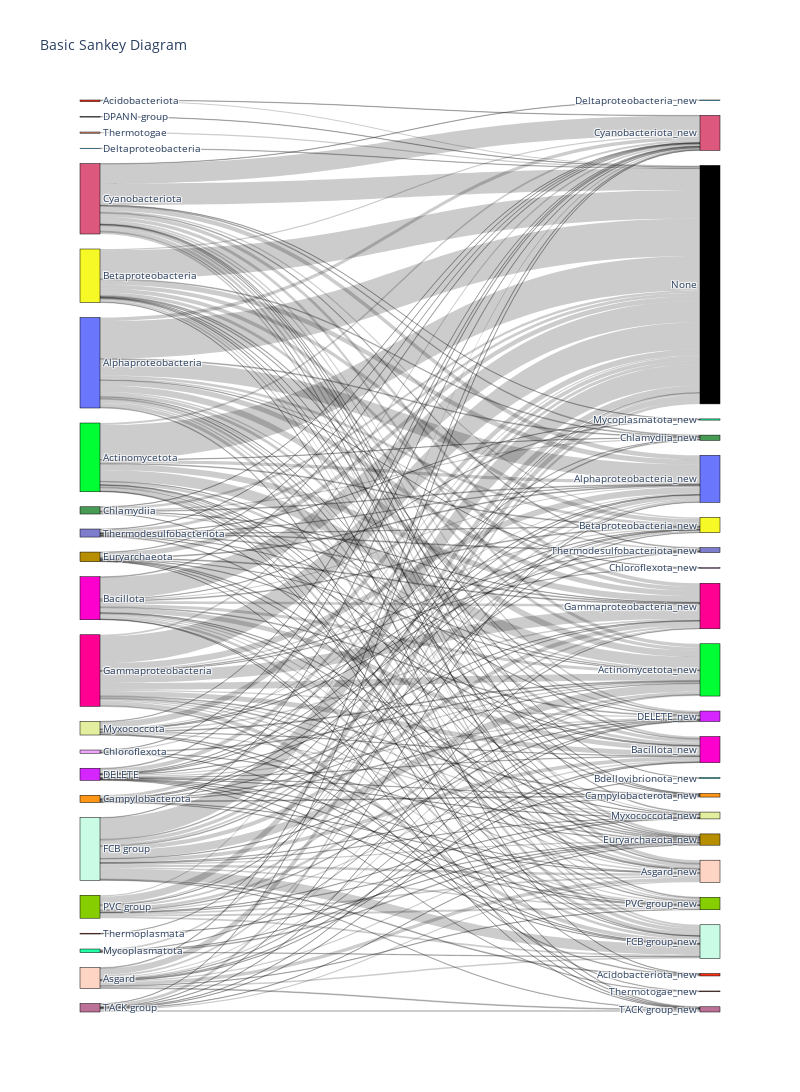

The notebook cell saved with this chart:
### Code cell
trees_cELW_dl_plot = trees_dl_cELW
trees_cELW_dl_plot = trees_cELW_dl_plot[trees_cELW_dl_plot["c-ELW"] > .52]
label = list(pd.concat([trees_cELW_dl_plot.prok_taxa, trees_cELW.prok_taxa]).sort_values().unique())
label_all = label + [i + "_new" for i in label] + ["None"]
cELWs = [reweighted_cELWs_dl(trees_cELW_dl_plot[trees_cELW_dl_plot.prok_taxa == taxa]) for taxa in label]
label_map = {v:k for k, v in dict(enumerate(label + ["None"])).items()}
source, target, value, j = [], [], [], 0
for i in cELWs:
    target += [label_map[taxa] + 24 for taxa in list(i.index)]
    value += list(i)
    source += [j]*len(i)
    j += 1
    
fig3 = go.Figure(data=[go.Sankey(
    node = dict(
      pad = 15,
      thickness = 20,
      line = dict(color = "black", width = 0.5),
      label = label_all,
      color = px.colors.qualitative.Light24 * 2
    ),
    link = dict(
      source = source, # indices correspond to labels
      target = target,
      value = value
  ))])

fig3.update_layout(title_text="Basic Sankey Diagram", font_size=10, autosize=False, width=800, height=1200)
fig3.show()

### Figure 1 — Plotly figure (JSON) as saved in the notebook; plotly's stock layout.template omitted (floating-point values rounded to 4 significant figures; data arrays with more than 128 entries replaced by an {"elided": "..."} marker saying what was removed)
{"data": [{"link": {"source": {"elided": "335 int values"}, "target": {"elided": "335 int values"}, "value": {"elided": "335 int values"}}, "node": {"color": ["#FD3216", "#00FE35", "#6A76FC", "#FED4C4", "#FE00CE", "#0DF9FF", "#F6F926", "#FF9616", "#479B55", "#EEA6FB", "#DC587D", "#D626FF", "#6E899C", "#00B5F7", "#B68E00", "#C9FBE5", "#FF0092", "#22FFA7", "#E3EE9E", "#86CE00", "#BC7196", "#7E7DCD", "#FC6955", "#E48F72", "#FD3216", "#00FE35", "#6A76FC", "#FED4C4", "#FE00CE", "#0DF9FF", "#F6F926", "#FF9616", "#479B55", "#EEA6FB", "#DC587D", "#D626FF", "#6E899C", "#00B5F7", "#B68E00", "#C9FBE5", "#FF0092", "#22FFA7", "#E3EE9E", "#86CE00", "#BC7196", "#7E7DCD", "#FC6955", "#E48F72"], "label": ["Acidobacteriota", "Actinomycetota", "Alphaproteobacteria", "Asgard", "Bacillota", "Bdellovibrionota", "Betaproteobacteria", "Campylobacterota", "Chlamydiia", "Chloroflexota", "Cyanobacteriota", "DELETE", "DPANN group", "Deltaproteobacteria", "Euryarchaeota", "FCB group", "Gammaproteobacteria", "Mycoplasmatota", "Myxococcota", "PVC group", "TACK group", "Thermodesulfobacteriota", "Thermoplasmata", "Thermotogae", "Acidobacteriota_new", "Actinomycetota_new", "Alphaproteobacteria_new", "Asgard_new", "Bacillota_new", "Bdellovibrionota_new", "Betaproteobacteria_new", "Campylobacterota_new", "Chlamydiia_new", "Chloroflexota_new", "Cyanobacteriota_new", "DELETE_new", "DPANN group_new", "Deltaproteobacteria_new", "Euryarchaeota_new", "FCB group_new", "Gammaproteobacteria_new", "Mycoplasmatota_new", "Myxococcota_new", "PVC group_new", "TACK group_new", "Thermodesulfobacteriota_new", "Thermoplasmata_new", "Thermotogae_new", "None"], "line": {"color": "black", "width": 0.5}, "pad": 15, "thickness": 20}, "type": "sankey"}], "layout": {"autosize": false, "font": {"size": 10}, "height": 1200, "title": {"text": "Basic Sankey Diagram"}, "width": 800}}
